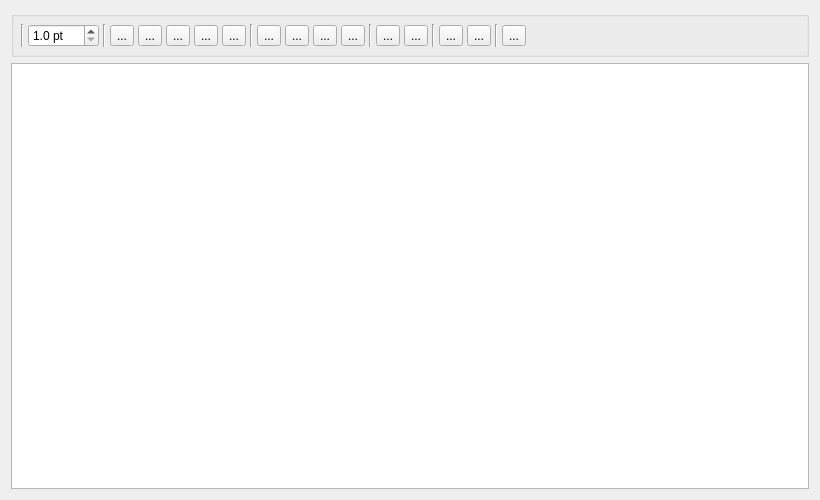
<?xml version="1.0" encoding="UTF-8"?>
<ui version="4.0">
 <class>Notepad</class>
 <widget class="QWidget" name="Notepad">
  <property name="geometry">
   <rect>
    <x>0</x>
    <y>0</y>
    <width>820</width>
    <height>500</height>
   </rect>
  </property>
  <property name="windowTitle">
   <string>Form</string>
  </property>
  <layout class="QVBoxLayout" name="verticalLayout">
   <item>
    <widget class="QGroupBox" name="groupBox">
     <property name="title">
      <string/>
     </property>
     <property name="flat">
      <bool>false</bool>
     </property>
     <property name="checkable">
      <bool>false</bool>
     </property>
     <layout class="QHBoxLayout" name="horizontalLayout">
      <property name="spacing">
       <number>4</number>
      </property>
      <property name="leftMargin">
       <number>7</number>
      </property>
      <property name="topMargin">
       <number>7</number>
      </property>
      <property name="rightMargin">
       <number>7</number>
      </property>
      <property name="bottomMargin">
       <number>7</number>
      </property>
      <item>
       <widget class="Line" name="line_4">
        <property name="orientation">
         <enum>Qt::Vertical</enum>
        </property>
       </widget>
      </item>
      <item>
       <widget class="QDoubleSpinBox" name="fontSize">
        <property name="suffix">
         <string> pt</string>
        </property>
        <property name="decimals">
         <number>1</number>
        </property>
        <property name="minimum">
         <double>1.000000000000000</double>
        </property>
       </widget>
      </item>
      <item>
       <widget class="Line" name="line_2">
        <property name="orientation">
         <enum>Qt::Vertical</enum>
        </property>
       </widget>
      </item>
      <item>
       <widget class="QToolButton" name="bold">
        <property name="text">
         <string>...</string>
        </property>
        <property name="icon">
         <iconset resource="images.qrc">
          <normaloff>:/images/icons/bold.png</normaloff>:/images/icons/bold.png</iconset>
        </property>
        <property name="iconSize">
         <size>
          <width>20</width>
          <height>20</height>
         </size>
        </property>
       </widget>
      </item>
      <item>
       <widget class="QToolButton" name="italic">
        <property name="text">
         <string>...</string>
        </property>
        <property name="icon">
         <iconset resource="images.qrc">
          <normaloff>:/images/icons/italic.png</normaloff>:/images/icons/italic.png</iconset>
        </property>
        <property name="iconSize">
         <size>
          <width>20</width>
          <height>20</height>
         </size>
        </property>
       </widget>
      </item>
      <item>
       <widget class="QToolButton" name="underline">
        <property name="text">
         <string>...</string>
        </property>
        <property name="icon">
         <iconset resource="images.qrc">
          <normaloff>:/images/icons/underline.png</normaloff>:/images/icons/underline.png</iconset>
        </property>
        <property name="iconSize">
         <size>
          <width>20</width>
          <height>20</height>
         </size>
        </property>
       </widget>
      </item>
      <item>
       <widget class="QToolButton" name="strikeout">
        <property name="text">
         <string>...</string>
        </property>
        <property name="icon">
         <iconset resource="images.qrc">
          <normaloff>:/images/icons/strikeout.png</normaloff>:/images/icons/strikeout.png</iconset>
        </property>
        <property name="iconSize">
         <size>
          <width>20</width>
          <height>20</height>
         </size>
        </property>
       </widget>
      </item>
      <item>
       <widget class="QToolButton" name="fontColor">
        <property name="text">
         <string>...</string>
        </property>
        <property name="icon">
         <iconset resource="images.qrc">
          <normaloff>:/images/icons/color.png</normaloff>:/images/icons/color.png</iconset>
        </property>
        <property name="iconSize">
         <size>
          <width>20</width>
          <height>20</height>
         </size>
        </property>
       </widget>
      </item>
      <item>
       <widget class="Line" name="line">
        <property name="orientation">
         <enum>Qt::Vertical</enum>
        </property>
       </widget>
      </item>
      <item>
       <widget class="QToolButton" name="alignBlock">
        <property name="text">
         <string>...</string>
        </property>
        <property name="icon">
         <iconset resource="images.qrc">
          <normaloff>:/images/icons/alignblock.png</normaloff>:/images/icons/alignblock.png</iconset>
        </property>
        <property name="iconSize">
         <size>
          <width>20</width>
          <height>20</height>
         </size>
        </property>
       </widget>
      </item>
      <item>
       <widget class="QToolButton" name="alignLeft">
        <property name="text">
         <string>...</string>
        </property>
        <property name="icon">
         <iconset resource="images.qrc">
          <normaloff>:/images/icons/alignleft.png</normaloff>:/images/icons/alignleft.png</iconset>
        </property>
        <property name="iconSize">
         <size>
          <width>20</width>
          <height>20</height>
         </size>
        </property>
       </widget>
      </item>
      <item>
       <widget class="QToolButton" name="alignCenter">
        <property name="text">
         <string>...</string>
        </property>
        <property name="icon">
         <iconset resource="images.qrc">
          <normaloff>:/images/icons/alignhorizontalcenter.png</normaloff>:/images/icons/alignhorizontalcenter.png</iconset>
        </property>
        <property name="iconSize">
         <size>
          <width>20</width>
          <height>20</height>
         </size>
        </property>
       </widget>
      </item>
      <item>
       <widget class="QToolButton" name="alignRight">
        <property name="text">
         <string>...</string>
        </property>
        <property name="icon">
         <iconset resource="images.qrc">
          <normaloff>:/images/icons/alignright.png</normaloff>:/images/icons/alignright.png</iconset>
        </property>
        <property name="iconSize">
         <size>
          <width>20</width>
          <height>20</height>
         </size>
        </property>
       </widget>
      </item>
      <item>
       <widget class="Line" name="line_3">
        <property name="orientation">
         <enum>Qt::Vertical</enum>
        </property>
       </widget>
      </item>
      <item>
       <widget class="QToolButton" name="bulletList">
        <property name="text">
         <string>...</string>
        </property>
        <property name="icon">
         <iconset resource="images.qrc">
          <normaloff>:/images/icons/defaultbullet.png</normaloff>:/images/icons/defaultbullet.png</iconset>
        </property>
        <property name="iconSize">
         <size>
          <width>20</width>
          <height>20</height>
         </size>
        </property>
       </widget>
      </item>
      <item>
       <widget class="QToolButton" name="numericList">
        <property name="text">
         <string>...</string>
        </property>
        <property name="icon">
         <iconset resource="images.qrc">
          <normaloff>:/images/icons/defaultnumbering.png</normaloff>:/images/icons/defaultnumbering.png</iconset>
        </property>
        <property name="iconSize">
         <size>
          <width>20</width>
          <height>20</height>
         </size>
        </property>
       </widget>
      </item>
      <item>
       <widget class="Line" name="line_5">
        <property name="orientation">
         <enum>Qt::Vertical</enum>
        </property>
       </widget>
      </item>
      <item>
       <widget class="QToolButton" name="currentDate">
        <property name="text">
         <string>...</string>
        </property>
        <property name="icon">
         <iconset resource="images.qrc">
          <normaloff>:/images/icons/datefield.png</normaloff>:/images/icons/datefield.png</iconset>
        </property>
        <property name="iconSize">
         <size>
          <width>20</width>
          <height>20</height>
         </size>
        </property>
       </widget>
      </item>
      <item>
       <widget class="QToolButton" name="currentTime">
        <property name="text">
         <string>...</string>
        </property>
        <property name="icon">
         <iconset resource="images.qrc">
          <normaloff>:/images/icons/timefield.png</normaloff>:/images/icons/timefield.png</iconset>
        </property>
        <property name="iconSize">
         <size>
          <width>20</width>
          <height>20</height>
         </size>
        </property>
       </widget>
      </item>
      <item>
       <widget class="Line" name="line_6">
        <property name="orientation">
         <enum>Qt::Vertical</enum>
        </property>
       </widget>
      </item>
      <item>
       <widget class="QToolButton" name="table">
        <property name="text">
         <string>...</string>
        </property>
        <property name="icon">
         <iconset resource="images.qrc">
          <normaloff>:/images/icons/tabledesign.png</normaloff>:/images/icons/tabledesign.png</iconset>
        </property>
        <property name="iconSize">
         <size>
          <width>20</width>
          <height>20</height>
         </size>
        </property>
       </widget>
      </item>
      <item>
       <spacer name="horizontalSpacer">
        <property name="orientation">
         <enum>Qt::Horizontal</enum>
        </property>
        <property name="sizeHint" stdset="0">
         <size>
          <width>40</width>
          <height>20</height>
         </size>
        </property>
       </spacer>
      </item>
     </layout>
    </widget>
   </item>
   <item>
    <widget class="QTextEdit" name="textField"/>
   </item>
  </layout>
 </widget>
 <resources>
  <include location="images.qrc"/>
 </resources>
 <connections/>
</ui>
